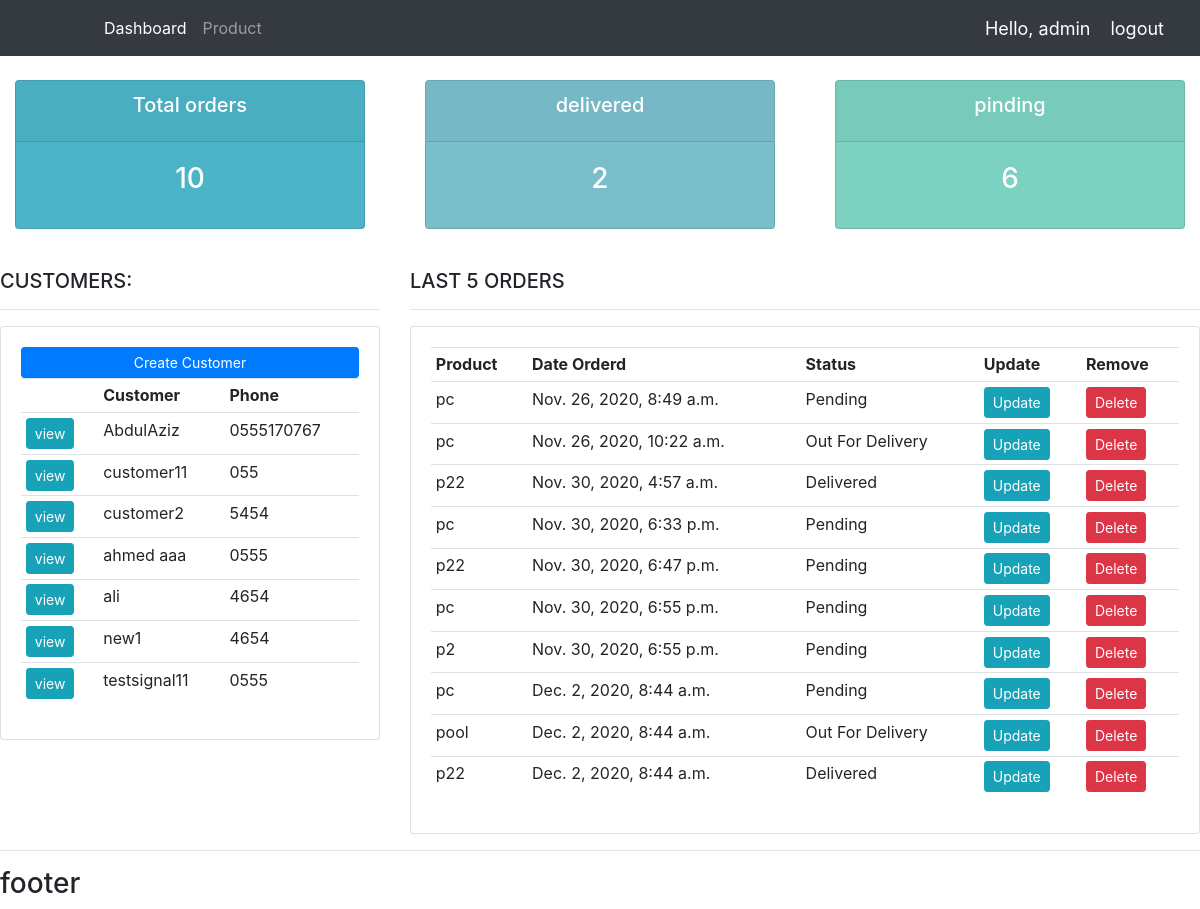
The app's page / (signed in) with its own data.
### accounts/models.py (models this page shows, shortened)
class Customer(models.Model):
    user = models.OneToOneField(User, null=True, blank=True, on_delete=models.CASCADE)
    name = models.CharField(max_length=20,null=True)
    phone = models.CharField(max_length=20,null=True)
    email = models.EmailField(max_length=50,null=True)
    profile_pic = models.ImageField(default='profile1.jpg', blank=True, null=True)
    date_created = models.DateTimeField(auto_now_add=True)

class Order(models.Model):
    STATUS=(
        ('Pending','Pending'),
        ('Out For Delivery','Out For Delivery'),
        ('Delivered','Delivered'),
    )
    customer = models.ForeignKey(Customer,null=True, on_delete=models.SET_NULL)
    product = models.ForeignKey(Product,null=True, on_delete=models.SET_NULL)
    status = models.CharField(max_length = 150,null=True,choices=STATUS)
    date_created = models.DateTimeField(auto_now_add=True,null=True)
    note = models.CharField(max_length=1000,null=True)

class Product(models.Model):
    CATEGORY=(
        ('Indoor','Indoor'),
        ('Outdoor','Outdoor'),
    )
    name = models.CharField(max_length = 200,null=True)
    price = models.FloatField(null=True)
    category = models.CharField(max_length = 200,null=True,choices=CATEGORY)
    description = models.CharField(max_length = 200,null=True,blank=True)
    date_created = models.DateTimeField(auto_now_add=True,null=True)
    tags = models.ManyToManyField(Tag)
    def __str__(self):
        return self.name

### accounts/decorators.py (the view)
	def wrapper_function(request, *args, **kwargs):
		group = None
		if request.user.groups.exists():
			group = request.user.groups.all()[0].name
		if group == 'customer':
			return redirect('user-page')
		if group == 'admin':
			return view_func(request, *args, **kwargs)

### accounts/views.py (called while the page is built)
@login_required(login_url='login')
@admin_only
def home(request):
    orders = Order.objects.all()
    customers = Customer.objects.all()
    total_customers = customers.count()
    total_order = orders.count()
    delivered = orders.filter(status='Delivered').count()
    pinding  = orders.filter(status='Pending').count()
    context = {
        'orders' :orders,
        'customers' :customers,
        'total_customers':total_customers,
        'total_order':total_order,
        'delivered':delivered,
        'pinding':pinding,
        }
    return render(request,'accounts/dashboard.html', context)

### templates/accounts/dashboard.html
{%  extends 'accounts/main.html' %}
{% block content %}
{%  include 'accounts/status.html' %}
<br>
<div class="row">
	<div class="col-md-4">
		<h5>CUSTOMERS:</h5>
		<hr>
		<div class="card card-body">
			<a class="btn btn-primary  btn-sm btn-block" href="">Create Customer</a>
			<table class="table table-sm">
				<tr>
					<th></th>
					<th>Customer</th>
					<th>Phone</th>
				</tr>
				{% for customer in customers %}
					<tr>
						<td><a class="btn btn-sm btn-info" href="{% url 'customer' customer.id %}">view</a></td>
						<td>{{customer.name}}</td>
						<td>{{customer.phone}}</td>
					</tr>
				{% endfor %}
			</table>
		</div>
	</div>
	<div class="col-md-8">
		<h5>LAST 5 ORDERS</h5>
		<hr>
		<div class="card card-body">
			<table class="table table-sm">
				<tr>
					<th>Product</th>
					<th>Date Orderd</th>
					<th>Status</th>
					<th>Update</th>
					<th>Remove</th>
				</tr>
				{% for order in orders %}
					<tr>
						<td>{{order.product}}</td>
						<td>{{order.date_created}}</td>
						<td>{{order.status}}</td>
						<td><a class="btn btn-sm btn-info" href="{% url 'update_order' order.id %}">Update</a></td>
						<td><a class="btn btn-sm btn-danger" href="{% url 'delete_order' order.id %}">Delete</a></td>
					</tr>
				{% endfor %}
			</table>
		</div>
	</div>
</div>
{% endblock %}

### templates/accounts/navbar.html (shortened to what this page needs)
{% load static %}
<nav class="navbar navbar-expand-lg navbar-dark bg-dark">
    <div class="collapse navbar-collapse" id="navbarNav">
      <ul class="navbar-nav">
        {% if request.user.is_staff %}
            <li class="nav-item active">
              <a class="nav-link" href="{% url 'home' %}">Dashboard</a>
            </li>
            <li class="nav-item">
              <a class="nav-link" href="{% url 'products' %}">Product</a>
            </li>
        {% else %}
            <li class="nav-item">
              <a class="nav-link" href="{% url 'account' %}">Settings</a>
            </li>
        {% endif %}
      </ul>
    </div>
    <span class='hello-msg'>Hello, {{request.user}} </span>
    <span > <a class='hello-msg' href=" {% url 'logout'  %} ">logout </a></span>
  </nav>

### static/css/main.css (style rules this page uses)
body { background-color: #ebeff5; }

### templates/accounts/navbar.html (style rules this page uses)
.hello-msg { font-size: 18px; color: #fff; margin-right: 20px; }

### records on screen
Customer: name "AbdulAziz", phone "0555170767"
Customer: name "customer11", phone "055"
Customer: name "customer2", phone "5454"
Customer: name "ahmed aaa", phone "0555"
Customer: name "ali", phone "4654"
Customer: name "new1", phone "4654"
Customer: name "testsignal11", phone "0555"
Order: product "pc", date_created "Nov. 26, 2020, 8:49 a.m.", status "Pending"
Order: product "pc", date_created "Nov. 26, 2020, 10:22 a.m.", status "Out For Delivery"
Order: product "p22", date_created "Nov. 30, 2020, 4:57 a.m.", status "Delivered"
Order: product "pc", date_created "Nov. 30, 2020, 6:33 p.m.", status "Pending"
Order: product "p22", date_created "Nov. 30, 2020, 6:47 p.m.", status "Pending"
Order: product "pc", date_created "Nov. 30, 2020, 6:55 p.m.", status "Pending"
Order: product "p2", date_created "Nov. 30, 2020, 6:55 p.m.", status "Pending"
Order: product "pc", date_created "Dec. 2, 2020, 8:44 a.m.", status "Pending"
Order: product "pool", date_created "Dec. 2, 2020, 8:44 a.m.", status "Out For Delivery"
Order: product "p22", date_created "Dec. 2, 2020, 8:44 a.m.", status "Delivered"

### other values on screen
{{ request.user }} "admin"
{{ total_order }} "10"
{{ delivered }} "2"
{{ pinding }} "6"
